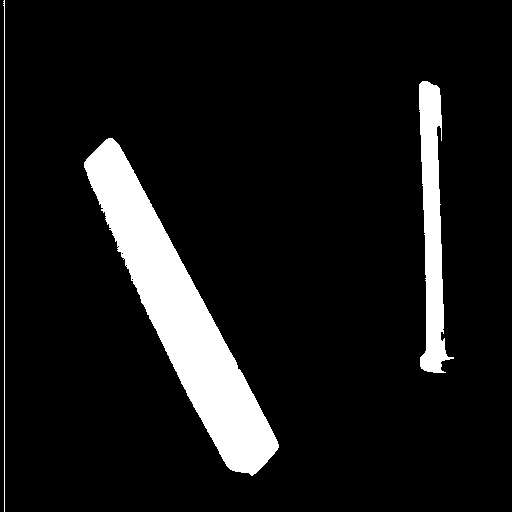
#> input picture Practica 8/r_img1.jpg, 512 x 512 px
$ python sustraccion_movimiento.py '../../Practica 8/r_img1.jpg' '../../Practica 8/r_img2.jpg' 5   (older library calls are emulated)
#> lines starting #> are read from the running program, lines starting #| are printed output that depends on the picture
#> further down, img1 is the input picture: shape (512, 512); min 0, max 255, mean 23.9
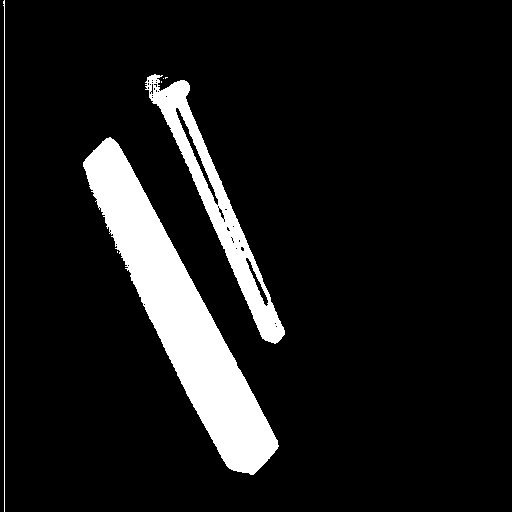
#> input picture Practica 8/r_img2.jpg, 512 x 512 px
#> further down, img2 is the input picture: shape (512, 512); min 0, max 255, mean 25.3
import sys
import cv2
import numpy as np
import matplotlib as plt


def SustraccionN(img1, img2, c):
	# Dimensions
#> called with c = 5
	heigth = img2.shape[0]
#> heigth = 512
	width = img2.shape[1]
#> width = 512
	if img1.shape[0]>img2.shape[0]:
		heigth = img2.shape[0]
	if img1.shape[1]>img2.shape[1]:
		width = img2.shape[1]
	# Creating matrix
	img_out = np.zeros((heigth, width, 3), np.int)
	s1 = lambda x: x/2
	img1 = s1(img1)
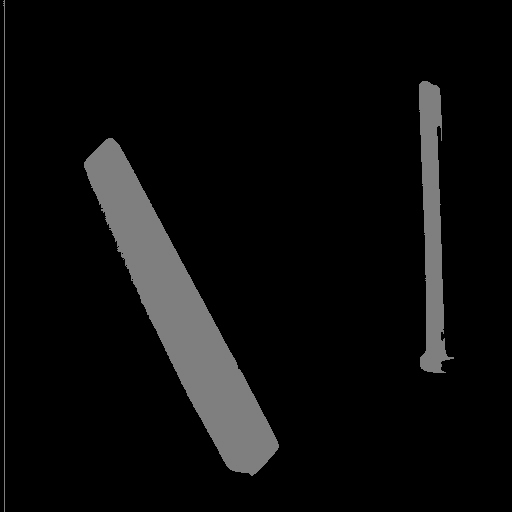
#> img1: shape (512, 512) float64; min 0, max 127.5, mean 12
	img2 = s1(img2)
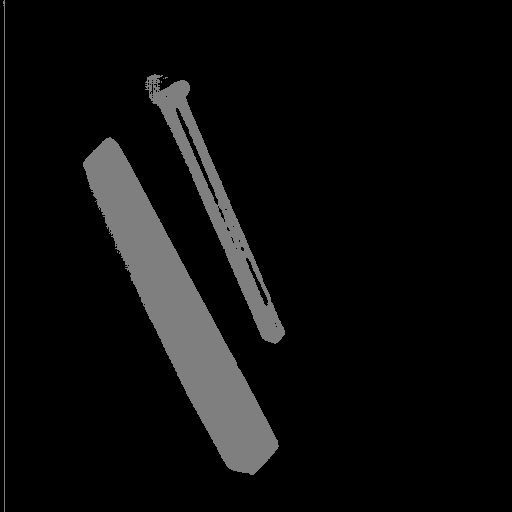
#> img2: shape (512, 512) float64; min 0, max 127.5, mean 12.7

	for x in range(0, heigth, 1):
	    for y in range(0, width, 1):
	        aux = abs(img1[x][y] - img2[x][y])
	        img_out[x][y] = abs(aux - c)
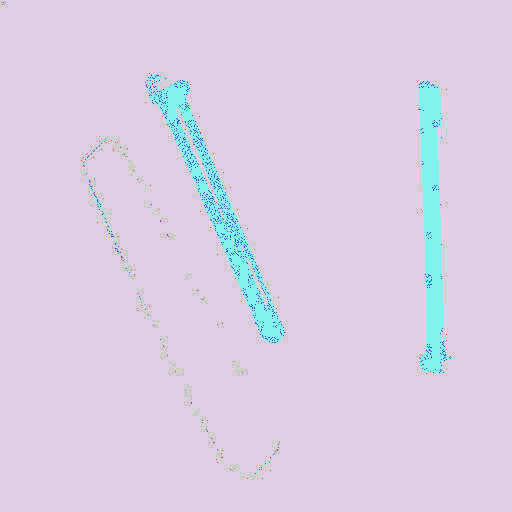
#> img_out: shape (512, 512, 3) int64; 10 distinct labels, from 1 to 122; one colour per label, 0 black
	return img_out


filename1 = sys.argv[1]
filename2 = sys.argv[2]
c = int(sys.argv[3])

#img1 = cv2.imread("sub_10.jpg")
#img2 = cv2.imread("sub_11.jpg")
img1 = cv2.imread(filename1,0)
img2 = cv2.imread(filename2,0)
#c =  int(input())
img_out = SustraccionN(img1,img2,c)

# Guardando la imagen del resultado
cv2.imwrite(filename1, img_out)
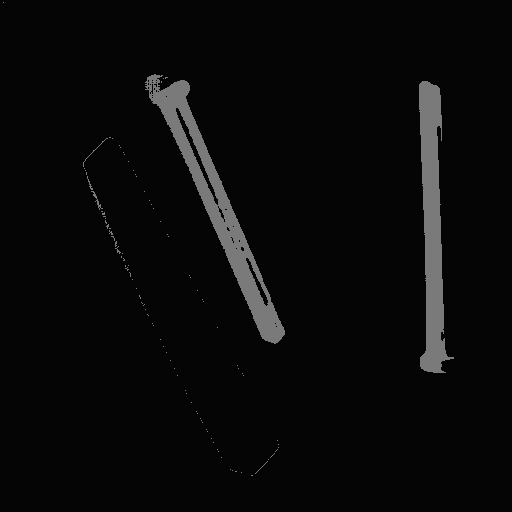
#> saved as r_img1.jpg: shape (512, 512, 3); min 1, max 122, mean 10.4

cv2.destroyAllWindows()
cv2.waitKey(1)
exit()
#> (the program exits here)
